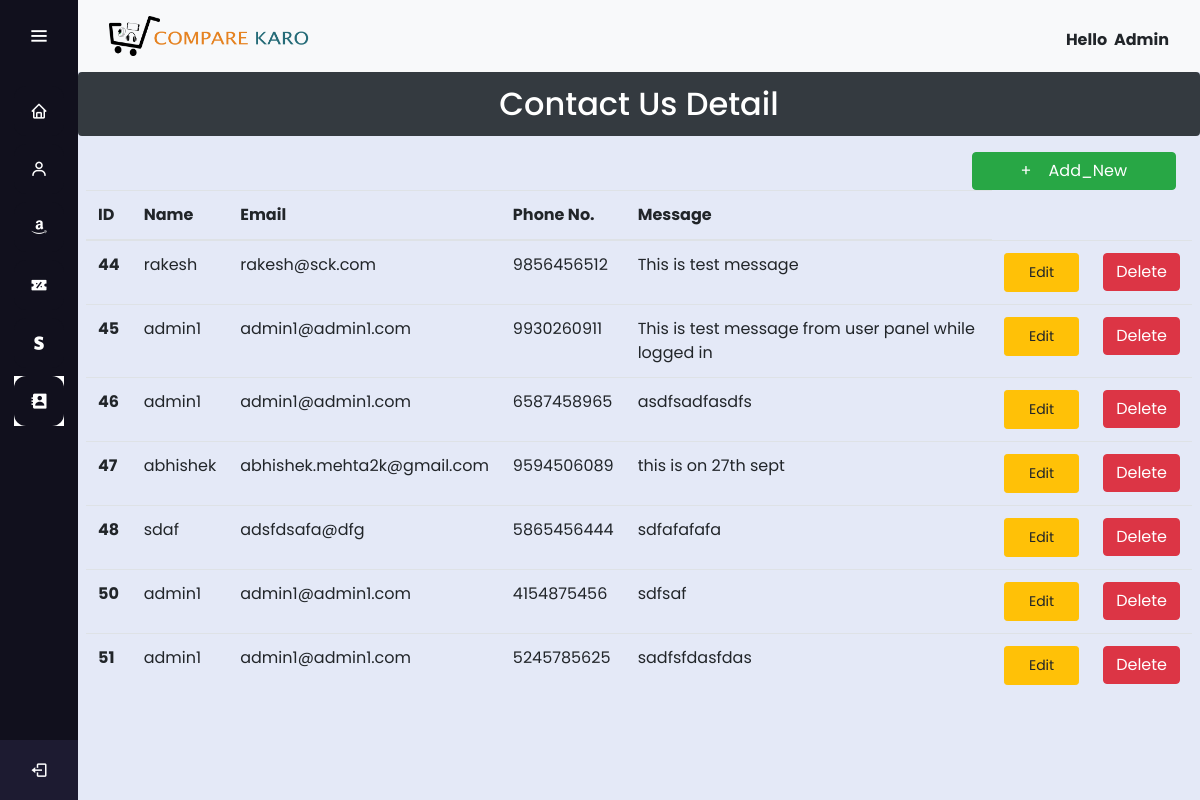
The page /admins/contact_detail/ (signed in) on the database its author committed.
### user/models.py (models this page shows, shortened)
class ContactDetail(models.Model):
    name = models.CharField(null=False, blank=False, max_length=100)
    email = models.EmailField(null=False, blank=False, max_length=100)
    phone = models.IntegerField(null=False, blank=False)
    message = models.CharField(max_length=500)

### admins/decorators.py (the view)
        def wrapper_func(request, *args, **kwargs):
            group = None
            if request.user.groups.exists():
                group = request.user.groups.all()[0].name
            if group in allowed_roles:
                return view_func(request, *args, **kwargs)
            else:
                return render(request, "unauthorised.html")

### admins/views.py (called while the page is built)
@login_required
@allowed_users(allowed_roles=['admin'])
def contact_detail(request):
    data = ContactDetail.objects.all()
    context = {'contact': 'active','Data': data,}
    return render(request, 'admins/contact_detail.html', context)#

### admins/templates/admins/contact_detail.html (shortened to what this page needs)
{% extends 'admins/base.html' %}
{% load static %}
{% block content %}
    <h2 class="text-center alert btn-dark ">Contact Us Detail</h2>
    <div class="mx-2">
        <div class="d-grid gap-2 d-md-flex justify-content-md-end mx-3">
            <a href={% url 'add_contact_url' %} class="btn btn-success px-5"  role="button">+ &nbsp&nbsp Add_New </a>
        </div>
        {% if Data %}
            <table class="table table-hover">
                <thead>
                <tr>
                    <th scope="col">ID</th>
                    <th scope="col">Name</th>
                    <th scope="col">Email</th>
                    <th scope="col">Phone No.</th>
                    <th scope="col">Message</th>
                </tr>
                </thead>
                <tbody>
                    {% for dt in Data %}
                        <tr>
                            <th scope="row">{{dt.id}}</th>
                            <td>{{dt.name}}</td>
                            <td>{{dt.email}}</td>
                            <td>{{dt.phone}}</td>
                            <td>{{dt.message}}</td>
                            <td>
                                <a href="{% url 'edit_contact_url' dt.id %}" class="btn btn-warning btn-login px-4 py-2 btn-sm">Edit </a>
                            </td>
                            <td>
                                <form action="{% url 'delete_contact_url' dt.id %}" method="POST" class="d-inline">
                                    <input type="submit" class="btn btn-danger" value="Delete">
                                </form>
                            </td>
                        </tr>
                    {% endfor %}
                </tbody>
            </table>
        {% else %}
            <h2 class="text-center alert alert-warning">No Records </h2>
    </div>
        {% endif %}
{% endblock content %}

### admins/templates/admins/base.html (shortened to what this page needs)
{% load static %}
<!DOCTYPE html>
<html lang="en" dir="ltr">
  <head>
    <link rel="stylesheet" href="{% static 'admins/css/style.css' %}">
    <link href='https://unpkg.com/boxicons@2.0.7/css/boxicons.min.css' rel='stylesheet'>
    <link rel="stylesheet" href={% static 'admins/css/bootstrap.min.css' %}>
   </head>
<body>
  {% include 'admins/includes/sidebar.html' %}
  <section class="home-section">
      <nav class="navbar navbar-light bg-light" >
        <div class="container-fluid">
          <a href={% url 'main_url' %} class="my-2" ><img src={% static 'user/images/logo.png' %} alt="" height=40 width=200></a>
          {% if request.user.is_authenticated %}
                  <div class="me-2">
                      <div class="btn-group">
                          <strong class="fs-5 mt-md-2 me-md-5 text-capitalize"> Hello&nbsp {{request.user}} </strong>
                      </div>
                  </div>
          {% endif %}
        </div>
      </nav>
      {% block content %}
      {% endblock content %}
  </section>
</body>
</html>

### admins/static/admins/css/style.css (style rules this page uses)
* { margin: 0; padding: 0; box-sizing: border-box; font-family: "Poppins" , sans-serif; }
.home-section { position: relative; background: #E4E9F7; min-height: 100vh; top: 0; left: 78px; width: calc(100% - 78px); transition: all 0.5s ease; z-index: 2; }

### rows shown on the page
ContactDetail: id "44", name "rakesh", email "rakesh@sck.com", phone "9856456512", message "This is test message"
ContactDetail: id "45", name "admin1", email "admin1@admin1.com", phone "9930260911", message "This is test message from user panel while logged in"
ContactDetail: id "46", name "admin1", email "admin1@admin1.com", phone "6587458965", message "asdfsadfasdfs"
ContactDetail: id "47", name "abhishek", email "abhishek.mehta2k@gmail.com", phone "9594506089", message "this is on 27th sept"
ContactDetail: id "48", name "sdaf", email "adsfdsafa@dfg", phone "5865456444", message "sdfafafafa"
ContactDetail: id "50", name "admin1", email "admin1@admin1.com", phone "4154875456", message "sdfsaf"
ContactDetail: id "51", name "admin1", email "admin1@admin1.com", phone "5245785625", message "sadfsfdasfdas"

### other values the page prints
{{ request.user }} "Admin"
